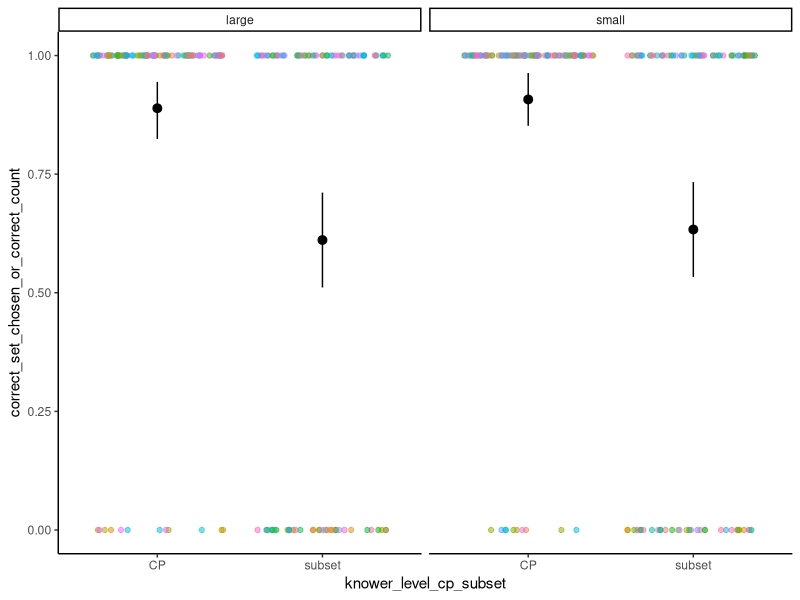
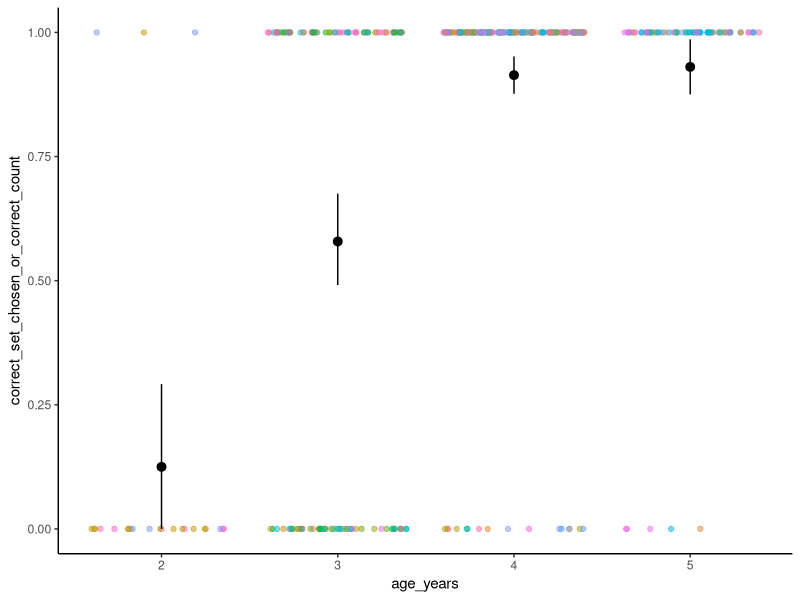
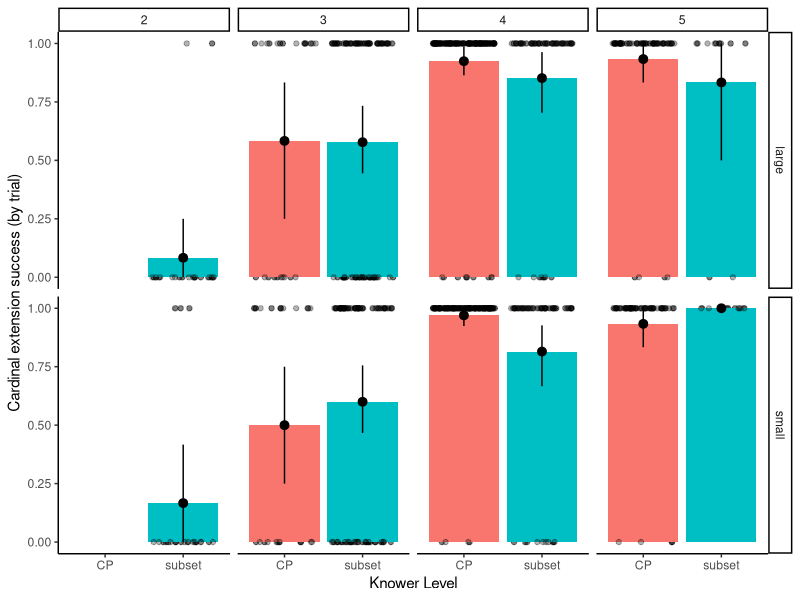
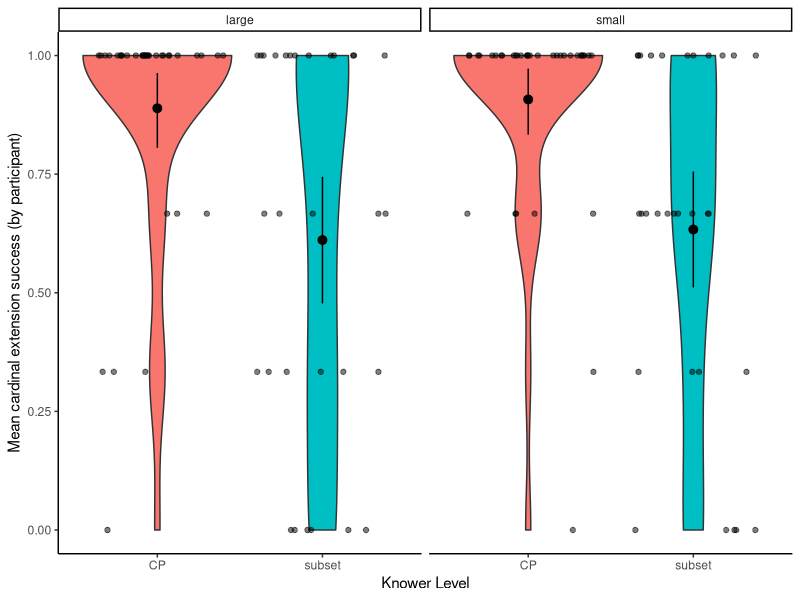
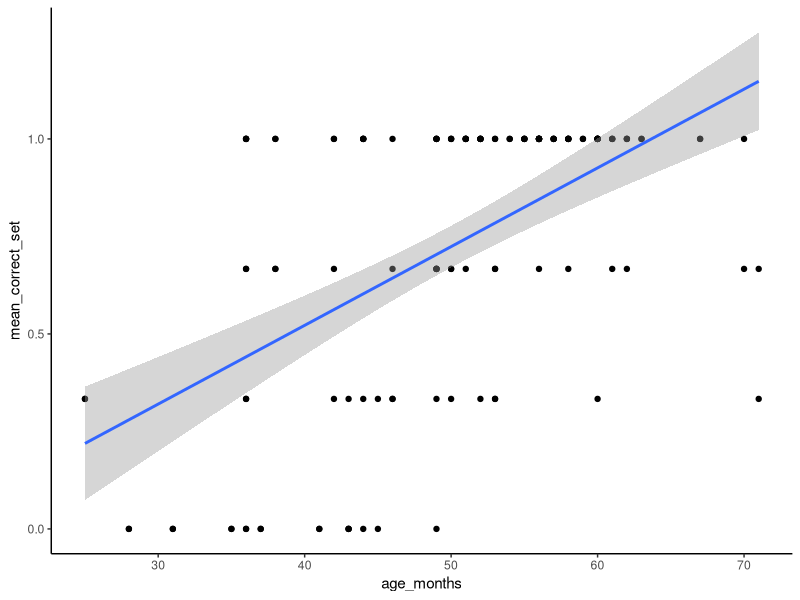
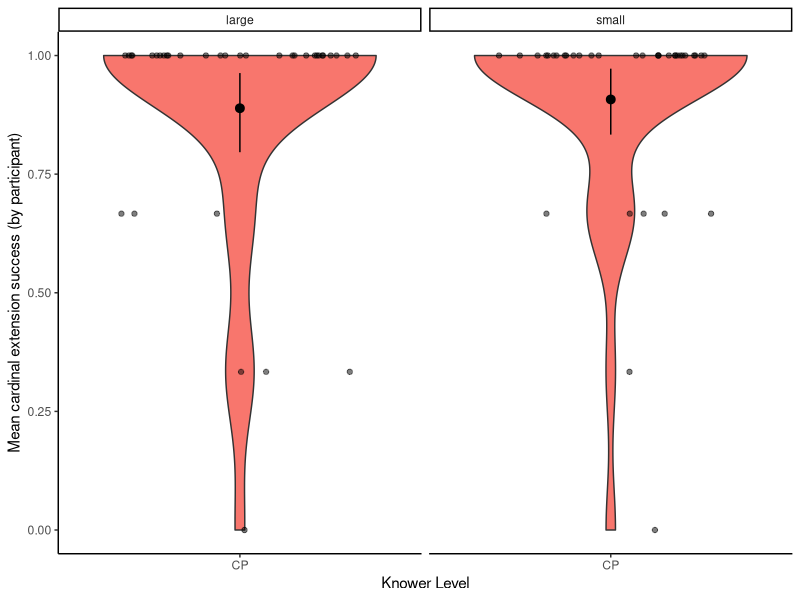
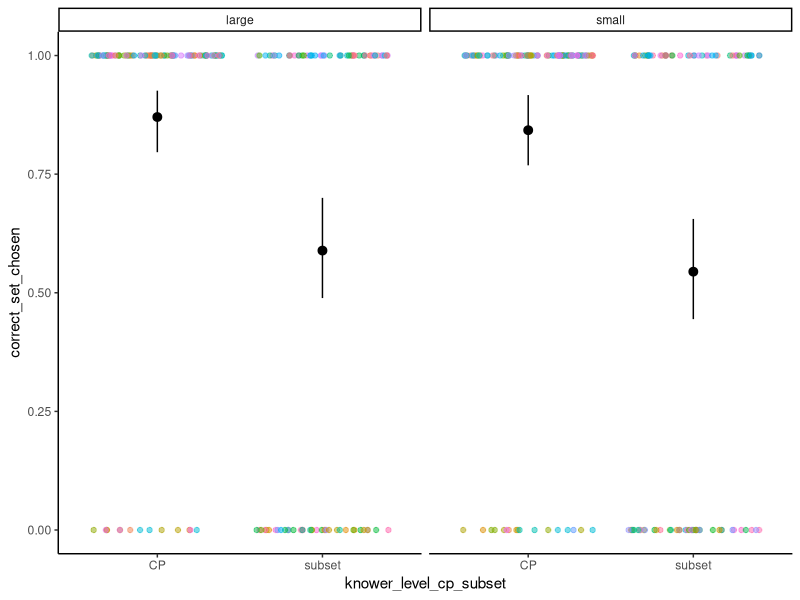
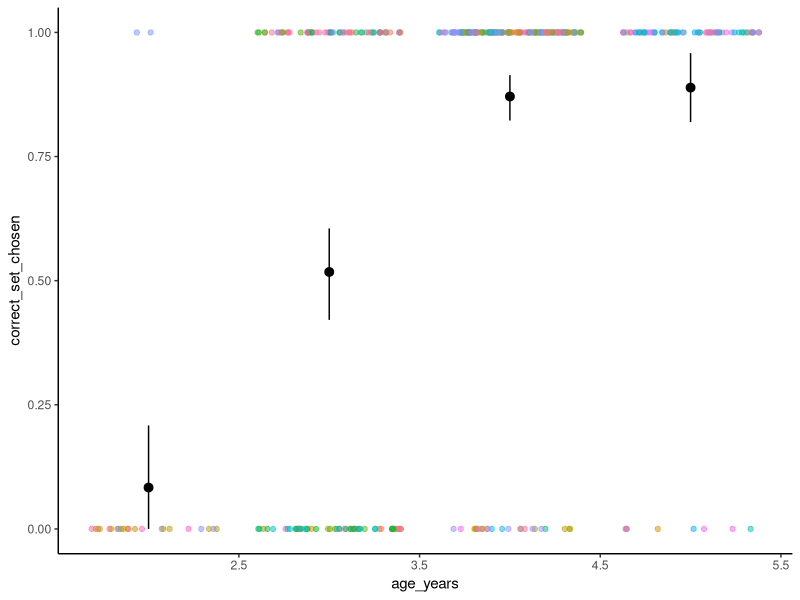

Recreate these plots in R, in order.
## ---- chunk 1
knitr::opts_chunk$set(
  echo = FALSE,
  warning = FALSE
)
library('tidyverse')
library("purrr")
library("uuid")
library('lubridate')
library('ggplot2')
library('lme4')
library('car')

theme_set(theme_classic())
## ---- chunk 2
df.ppt_raw <- read.csv('../../../data/exp1/PROCESSED_DATA/exp1_ppt_0414.csv')
df.trial_raw <- read.csv('../../../data/exp1/PROCESSED_DATA/exp1_trial_0414.csv')
## ---- chunk 3
#exclusions go here (or in a separate thing)
# exclude participants who missed more than 1 trial (completed fewer than 5)
ppt_excluded_completion <- df.trial_raw %>% 
  filter(is.na(count)) %>%
  group_by(id) %>%
  summarise(n_no_count = n()) %>%
  filter(n_no_count > 1) %>%
  pull(id)

df.ppt <- df.ppt_raw %>%
  filter(!id %in% ppt_excluded_completion)

df.trial <- df.trial_raw %>%
  filter(!id %in% ppt_excluded_completion)
## ---- chunk 4
df.ppt %>%
  count(age_years) %>%
  knitr::kable()

df.ppt %>%
  count(gender) %>%
  knitr::kable()

df.ppt %>%
  count(knower_level_cp_subset, age_years) %>%
  knitr::kable()
## ---- chunk 5
# df.trial <- df.trial %>%
#   mutate(correct_count_no_na = ifelse(is.na(correct_count), 0, 1), 
#          correct_count_approx_no_na = ifelse(is.na(correct_count_approx), 0, 1)) 
## ---- chunk 6
ggplot(data = df.trial, 
       mapping = aes(x = knower_level_cp_subset, y = correct_set_chosen_or_correct_count)) + 
  geom_jitter(aes(color = id), 
              height = 0, 
              alpha = 0.5) +  
  stat_summary(fun.data = "mean_cl_boot", 
               geom = "pointrange") +
    facet_grid(~ magnitude) + 
  theme(legend.position = "none")

ggplot(data = df.trial, 
       mapping = aes(x = age_years, y = correct_set_chosen_or_correct_count)) + 
  geom_jitter(aes(color = id), 
              height = 0, 
              alpha = 0.5) +  
  stat_summary(fun.data = "mean_cl_boot", 
               geom = "pointrange") +
  theme(legend.position = "none")

ggplot(data = df.trial, 
       mapping = aes(x = knower_level_cp_subset, y = correct_set_chosen_or_correct_count, fill = knower_level_cp_subset)) + 
  geom_jitter(aes(group = id), 
              height = 0, 
              alpha = 0.5) +  
  geom_bar(stat = "summary", 
           fun.y = "mean") +
  stat_summary(fun.data = "mean_cl_boot", 
               geom = "pointrange") +
    geom_jitter(aes(group = id), 
              height = 0, 
              alpha = 0.3) +  
  facet_grid(magnitude ~ age_years) + 
  theme(legend.position = "none") + 
  labs(y = "Cardinal extension success (by trial)", 
       x = "Knower Level") 
## ---- chunk 7
ggplot(data = df.trial %>%
         group_by(id, magnitude, knower_level_cp_subset) %>%
         summarise(mean_correct_set_or_count = mean(correct_set_chosen_or_correct_count, na.rm = TRUE)),
       mapping = aes(x = knower_level_cp_subset, y = mean_correct_set_or_count)) + 
  geom_violin(aes(fill = knower_level_cp_subset)) +
  geom_jitter(height = 0, 
              alpha = 0.5) +  
  stat_summary(fun.data = "mean_cl_boot", 
               geom = "pointrange") +
    facet_grid(~ magnitude) + 
  theme(legend.position = "none") + 
  labs(y = "Mean cardinal extension success (by participant)", 
       x = "Knower Level") 

ggplot(data = df.trial %>%
         group_by(id, magnitude, knower_level_cp_subset, age_months) %>%
         summarise(mean_correct_set = mean(correct_set_chosen, na.rm = TRUE)), 
       mapping = aes(x = age_months, y = mean_correct_set)) + 
  geom_point()+
  geom_smooth(method='lm') +
  theme(legend.position = "none")
## ---- chunk 8
ggplot(data = df.trial %>%
         filter(knower_level_cp_subset == "CP") %>%
         group_by(id, magnitude, knower_level_cp_subset) %>%
         summarise(mean_correct_set_or_count = mean(correct_set_chosen_or_correct_count, na.rm = TRUE)),
       mapping = aes(x = knower_level_cp_subset, y = mean_correct_set_or_count)) + 
  geom_violin(aes(fill = knower_level_cp_subset)) +
  geom_jitter(height = 0, 
              alpha = 0.5) +  
  stat_summary(fun.data = "mean_cl_boot", 
               geom = "pointrange") +
    facet_grid(~ magnitude) + 
  theme(legend.position = "none") + 
  labs(y = "Mean cardinal extension success (by participant)", 
       x = "Knower Level") 
## ---- chunk 9
fit.base <- glmer(correct_set_chosen_or_correct_count ~ magnitude + age_years + (1|id) + (1|trial_ratio), data = df.trial, family="binomial")
summary(fit.base)
Anova(fit.base, type = 3)

#not registered
fit.cp <- glmer(correct_set_chosen_or_correct_count ~ knower_level_cp_subset + magnitude + (1|id) + (1|trial_ratio), data = df.trial, family="binomial")
summary(fit.cp)
Anova(fit.cp, type = 3)

# knower level effect is wiped out by age effects
fit.cp_age <- glmer(correct_set_chosen_or_correct_count ~ knower_level_cp_subset + magnitude + age_years + (1|id) + (1|trial_ratio), data = df.trial, family="binomial")
summary(fit.cp_age)
Anova(fit.cp_age, type = 3)

#not registered
fit.cp_int <- glmer(correct_set_chosen_or_correct_count ~ knower_level_cp_subset * magnitude + (1|id) + (1|trial_ratio), data = df.trial, family="binomial")
summary(fit.cp_int)
Anova(fit.cp_int, type = 3)

fit.cp_age_int <- glmer(correct_set_chosen_or_correct_count ~ knower_level_cp_subset * magnitude + age_years + (1|id) + (1|trial_ratio), 
                        data = df.trial %>%
                          mutate(age_years = as.factor(age_years)), 
                        family="binomial")
summary(fit.cp_age_int)
Anova(fit.cp_age_int, type = 3)
## ---- chunk 10
fit.base_hc <- glmer(correct_set_chosen_or_correct_count ~ highest_count + magnitude + age_years + (1|id) + (1|trial_ratio), 
                     data = df.trial %>%
                                  filter(!is.na(highest_count)),
                                family="binomial")
summary(fit.base_hc)
Anova(fit.base_hc, type = 3)

fit.base_hc_comp <- glmer(correct_set_chosen_or_correct_count ~ magnitude + age_years + (1|id) + (1|trial_ratio), 
                     data = df.trial %>%
                                  filter(!is.na(highest_count)),
                                family="binomial")
summary(fit.base_hc_comp)
Anova(fit.base_hc_comp, type = 3)
anova(fit.base_hc, fit.base_hc_comp)
#---------
fit.cp_hc <- glmer(correct_set_chosen_or_correct_count ~ highest_count + knower_level_cp_subset + magnitude + (1|id) + (1|trial_ratio), 
                   data = df.trial %>%
                                  filter(!is.na(highest_count)),
                                family="binomial")
summary(fit.cp_hc)
Anova(fit.cp_hc, type = 3)

fit.cp_hc_comp <- glmer(correct_set_chosen_or_correct_count ~ knower_level_cp_subset + magnitude + (1|id) + (1|trial_ratio), data = df.trial %>%
                                  filter(!is.na(highest_count)),
                                family="binomial")
summary(fit.cp_hc_comp)
Anova(fit.cp_hc_comp, type = 3)
anova(fit.cp_hc_comp, fit.cp_hc)

#----------
# knower level effect is wiped out by age effects
fit.cp_age_hc <- glmer(correct_set_chosen_or_correct_count ~ highest_count + knower_level_cp_subset + magnitude + age_years + (1|id) + (1|trial_ratio),                    data = df.trial %>%
                                  filter(!is.na(highest_count)),
                                family="binomial")
summary(fit.cp_age_hc)
Anova(fit.cp_age_hc, type = 3)

fit.cp_age_hc_comp <- glmer(correct_set_chosen_or_correct_count ~ knower_level_cp_subset + magnitude + age_years + (1|id) + (1|trial_ratio),                    data = df.trial %>%
                                  filter(!is.na(highest_count)),
                                family="binomial")
summary(fit.cp_age_hc_comp)
Anova(fit.cp_age_hc_comp, type = 3)
anova(fit.cp_age_hc_comp, fit.cp_age_hc)

fit.cp_int_hc <- glmer(correct_set_chosen_or_correct_count ~ highest_count + knower_level_cp_subset * magnitude + (1|id) + (1|trial_ratio),                    data = df.trial %>%
                                  filter(!is.na(highest_count)),
                                family="binomial")
summary(fit.cp_int_hc)
Anova(fit.cp_int_hc, type = 3)

fit.cp_age_int_hc <- glmer(correct_set_chosen_or_correct_count ~ highest_count + knower_level_cp_subset * magnitude + age_years + (1|id) + (1|trial_ratio),                    data = df.trial %>%
                                  filter(!is.na(highest_count)),
                                family="binomial")
summary(fit.cp_age_int_hc)
Anova(fit.cp_age_int_hc, type = 3)

fit.cp_age_int_hc_comp <- glmer(correct_set_chosen_or_correct_count ~ knower_level_cp_subset * magnitude + age_years + (1|id) + (1|trial_ratio), 
                                data = df.trial %>%
                                  filter(!is.na(highest_count)),
                                family="binomial")
summary(fit.cp_age_int_hc_comp)
Anova(fit.cp_age_int_hc_comp, type = 3)
anova(fit.cp_age_int_hc, fit.cp_age_int_hc_comp, type = 3)

# fit.cp_age_hc_int <- glmer(correct_set_chosen_with_correct_count ~ highest_count * knower_level_cp_subset * magnitude + age_years + (1|id) + (1|trial_ratio), data = df.trial, family="binomial")
# summary(fit.cp_age_hc_int)
# Anova(fit.cp_age_int_hc, type = 3)


## ---- chunk 11
ggplot(data = df.trial, 
       mapping = aes(x = knower_level_cp_subset, y = correct_set_chosen)) + 
  geom_jitter(aes(color = id), 
              height = 0, 
              alpha = 0.5) +  
  stat_summary(fun.data = "mean_cl_boot", 
               geom = "pointrange") +
    facet_grid(~ magnitude) + 
  theme(legend.position = "none")

ggplot(data = df.trial, 
       mapping = aes(x = age_years, y = correct_set_chosen)) + 
  geom_jitter(aes(color = id), 
              height = 0, 
              alpha = 0.5) +  
  stat_summary(fun.data = "mean_cl_boot", 
               geom = "pointrange") +
  theme(legend.position = "none")

ggplot(data = df.trial, 
       mapping = aes(x = age_years, y = correct_set_chosen)) + 
  geom_jitter(aes(color = id), 
              height = 0, 
              alpha = 0.5) +  
  geom_bar(aes(fill = as.factor(age_years)),
           stat = "summary", 
           fun.y = "mean") +
  stat_summary(fun.data = "mean_cl_boot", 
               geom = "pointrange") +
  facet_grid(magnitude ~ knower_level_cp_subset) + 
  theme(legend.position = "none")
## ---- chunk 12
ggplot(data = df.trial %>%
         group_by(id, magnitude, knower_level_cp_subset) %>%
         summarise(mean_correct_set = mean(correct_set_chosen, na.rm = TRUE)), 
       mapping = aes(x = knower_level_cp_subset, y = mean_correct_set)) + 
  geom_violin(aes(fill = knower_level_cp_subset)) +
  geom_jitter(height = 0, 
              alpha = 0.5) +  
  stat_summary(fun.data = "mean_cl_boot", 
               geom = "pointrange") +
    facet_grid(~ magnitude) + 
  theme(legend.position = "none")

ggplot(data = df.trial %>%
         group_by(id, magnitude, knower_level_cp_subset, age_months) %>%
         summarise(mean_correct_set = mean(correct_set_chosen, na.rm = TRUE)), 
       mapping = aes(x = age_months, y = mean_correct_set)) + 
  geom_point()+
  geom_smooth(method='lm') +
  theme(legend.position = "none")
## ---- chunk 13
ggplot(data = df.trial, 
       mapping = aes(x = knower_level_cp_subset, y = correct_count)) +
  geom_jitter(aes(color = id), 
              height = 0, 
              alpha = 0.5) +  
  stat_summary(fun.data = "mean_cl_boot", 
               geom = "pointrange") +
  facet_grid(~ magnitude) + 
  theme(legend.position = "none")

ggplot(data = df.trial, 
       mapping = aes(x = age_years, y = correct_count)) + 
  geom_jitter(aes(color = id), 
              height = 0, 
              alpha = 0.5) +  
  stat_summary(fun.data = "mean_cl_boot", 
               geom = "pointrange") +
  theme(legend.position = "none")

ggplot(data = df.trial, 
       mapping = aes(x = age_years, y = correct_count)) + 
  geom_jitter(aes(color = id), 
              height = 0, 
              alpha = 0.5) +  
  geom_bar(aes(fill = as.factor(age_years)),
           stat = "summary", 
           fun.y = "mean") +
  stat_summary(fun.data = "mean_cl_boot", 
               geom = "pointrange") +
  facet_grid(magnitude ~ knower_level_cp_subset) + 
  theme(legend.position = "none")
## ---- chunk 14
ggplot(data = df.trial %>%
         group_by(id, magnitude, knower_level_cp_subset) %>%
         summarise(mean_correct_count = mean(correct_count, na.rm = TRUE)), 
       mapping = aes(x = knower_level_cp_subset, y = mean_correct_count)) + 
  geom_violin(aes(fill = knower_level_cp_subset)) +
  geom_jitter(height = 0, 
              alpha = 0.5) +  
  stat_summary(fun.data = "mean_cl_boot", 
               geom = "pointrange") +
    facet_grid(~ magnitude) + 
  theme(legend.position = "none")

ggplot(data = df.trial %>%
         group_by(id, magnitude, knower_level_cp_subset, age_months) %>%
         summarise(mean_correct_count = mean(correct_count, na.rm = TRUE)), 
       mapping = aes(x = age_months, y = mean_correct_count)) + 
  geom_point()+
  geom_smooth(method='lm') +
  theme(legend.position = "none")
## ---- chunk 15
ggplot(data = df.trial %>% filter(magnitude == "large"), 
       mapping = aes(x = knower_level_cp_subset, y = correct_count_approx)) + 
  geom_jitter(aes(color = id), 
              height = 0, 
              alpha = 0.5) +  
  stat_summary(fun.data = "mean_cl_boot", 
               geom = "pointrange") +
  facet_grid(~ magnitude) + 
  theme(legend.position = "none")

ggplot(data = df.trial %>% filter(magnitude == "large"), 
       mapping = aes(x = age_years, y = correct_count_approx)) + 
  geom_jitter(aes(color = id), 
              height = 0, 
              alpha = 0.5) +  
  stat_summary(fun.data = "mean_cl_boot", 
               geom = "pointrange") +
  theme(legend.position = "none")

ggplot(data = df.trial %>% 
         filter(magnitude == "large") %>%
         group_by(id, knower_level_cp_subset, age_years) %>%
         summarise(mean_correct_count = mean(correct_count, na.rm = TRUE), 
                   mean_correct_count_approx = mean(correct_count_approx), na.rm = TRUE) %>%
         select(id, knower_level_cp_subset, age_years, mean_correct_count, mean_correct_count_approx) %>%
         pivot_longer(c(mean_correct_count, mean_correct_count_approx), names_to = "key", values_to = "mean_accuracy"), 
       mapping = aes(x = age_years, y = mean_accuracy, fill = key)) + 
  geom_jitter(aes(color = id), 
              height = 0, 
              alpha = 0.5) +  
  geom_bar(stat = "summary", 
           fun.y = "mean", 
           position = "dodge") +
  stat_summary(fun.data = "mean_cl_boot", 
               geom = "pointrange", 
               position = position_dodge(0.9)) +
  facet_grid(~ knower_level_cp_subset) + 
  guides(color = "none")
## ---- chunk 16
ggplot(data = df.trial %>% 
         select(magnitude, knower_level_cp_subset, correct_set_chosen, correct_count, correct_set_chosen_or_correct_count, correct_count_when_correct_set_chosen, correct_count_approx) %>%
          pivot_longer(-c(magnitude, knower_level_cp_subset), names_to = "variable", values_to = "value"), 
       mapping = aes(x = knower_level_cp_subset, y = value, color = variable)) + 
  facet_grid(~magnitude) +
  geom_jitter(height = 0, 
              alpha = 0.5) + 
  stat_summary(fun.data = "mean_cl_boot", 
               geom = "pointrange", 
               position = position_dodge(0.7)) +
  labs(y = "Cardinal extension success (by trial)", 
       x = "Trial Type")
## ---- chunk 17
ggplot(data = df.trial, 
       mapping = aes(x = knower_level_cp_subset, y = abs(count_error))) + 
  geom_jitter(aes(color = id), 
              height = 0, 
              alpha = 0.5) +  
  stat_summary(fun.data = "mean_cl_boot", 
               geom = "pointrange") +
  facet_grid(~ magnitude) + 
  ylim(NA, 10) +
  theme(legend.position = "none")

ggplot(data = df.trial, 
       mapping = aes(x = age_years, y = abs(count_error))) + 
  geom_jitter(aes(color = id), 
              height = 0, 
              alpha = 0.5) +  
  stat_summary(fun.data = "mean_cl_boot", 
               geom = "pointrange") +
  ylim(NA, 10) +
  theme(legend.position = "none")

ggplot(data = df.trial, 
       mapping = aes(x = age_years, y = abs(count_error))) + 
  geom_jitter(aes(color = id), 
              height = 0, 
              alpha = 0.5) +  
  geom_bar(aes(fill = as.factor(age_years)),
           stat = "summary", 
           fun.y = "mean") +
  stat_summary(fun.data = "mean_cl_boot", 
               geom = "pointrange") +
  facet_grid(magnitude ~ knower_level_cp_subset) +
  ylim(NA, 10) +
  theme(legend.position = "none")

ggplot(data = df.trial,
       mapping = aes(x = target_count, y = abs(count_error))) + 
  geom_point()+
  geom_smooth(method='lm') +
  facet_grid(~ knower_level_cp_subset) +
  ylim(NA, 10) +
  theme(legend.position = "none")
